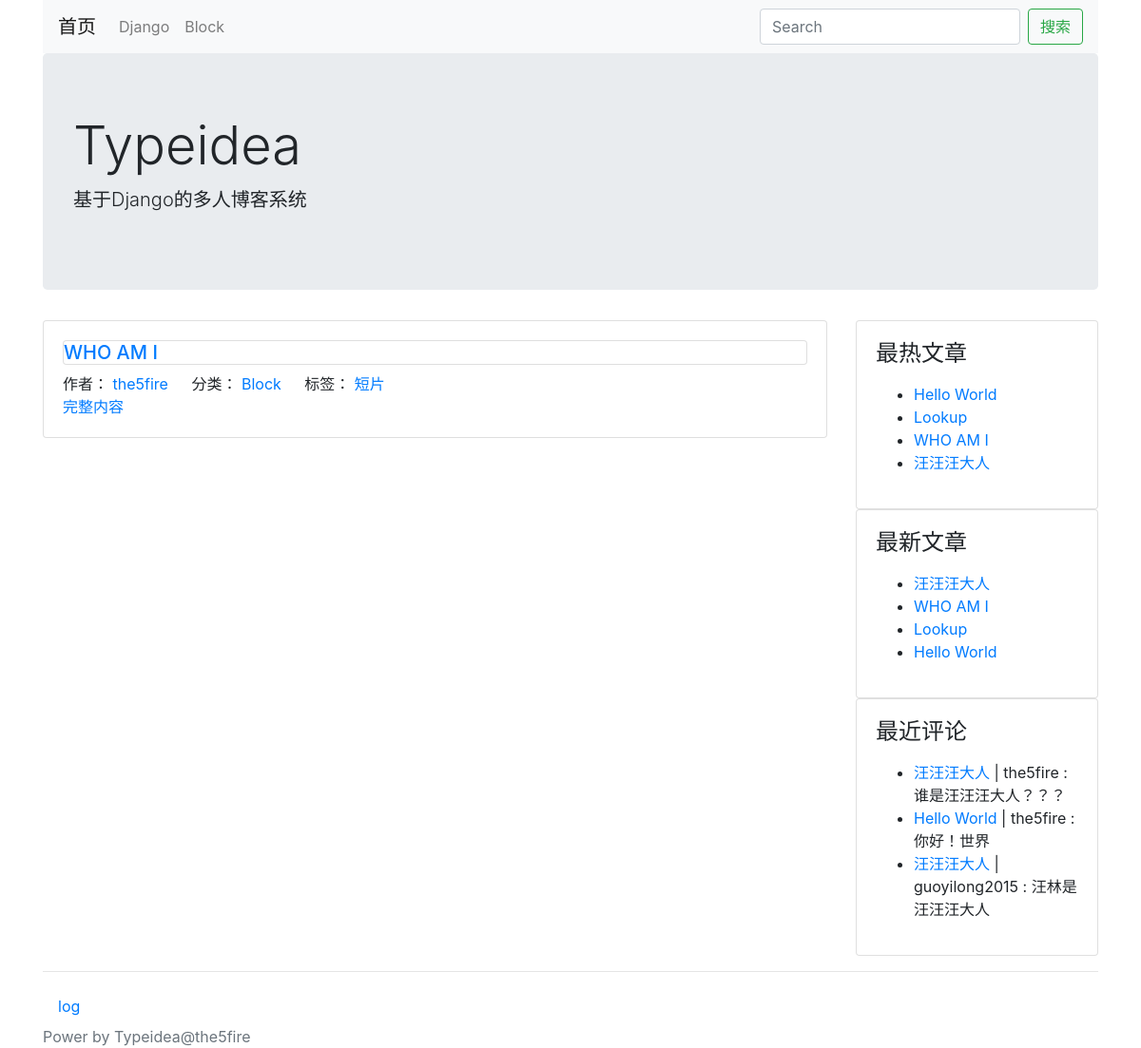
The app's page /category/2/ with its own data.
### blog/models.py (models this page shows, shortened)
class Category(models.Model):
    STATUS_NORMAL = 1
    STATUS_DELETE = 0
    STATUS_ITEMS = (
        (STATUS_NORMAL,'正常'),
        (STATUS_DELETE,'删除'),
    )
    name = models.CharField(max_length=50, verbose_name="名称")
    status = models.PositiveIntegerField(default=STATUS_NORMAL,choices=STATUS_ITEMS, verbose_name="状态")
    is_nav = models.BooleanField(default=False,verbose_name="是否为导航")
    owner = models.ForeignKey(User,verbose_name="作者")
    created_time = models.DateTimeField(auto_now_add=True,verbose_name="创建时间")
    class Meta:
        verbose_name = verbose_name_plural = '分类'
    @classmethod
    def get_navs(cls):
        categories = cls.objects.filter(status = cls.STATUS_NORMAL)
        nav_categories = []
        normal_categories = []
        for cate in categories:
            if cate.is_nav:
                nav_categories.append(cate)
            else:
                normal_categories.append(cate)
        return {
            'navs':nav_categories,
            'categories':normal_categories,
        }

class Post(models.Model):
    STATUS_NORMAL = 1
    STATUS_DELETE = 0
    STATUS_DRAFT = 2
    STATUS_ITEMS = (
        (STATUS_NORMAL, '正常'),
        (STATUS_DELETE, '删除'),
        (STATUS_DRAFT,'草稿'),
    )
    pv = models.PositiveIntegerField(default=1)
    uv = models.PositiveIntegerField(default=1)
    title = models.CharField(max_length=255, verbose_name="标题")
    desc = models.CharField(max_length=1024,blank= True,verbose_name="摘要")
    content = models.TextField(verbose_name="正文",help_text="正文必须为 MarkDown 格式")
    status = models.PositiveIntegerField(default=STATUS_NORMAL, choices=STATUS_ITEMS, verbose_name="状态")
    category = models.ForeignKey(Category,verbose_name="分类")
    tag = models.ManyToManyField(Tag,verbose_name="标签")
    owner = models.ForeignKey(User, verbose_name="作者")
    created_time = models.DateTimeField(auto_now_add=True, verbose_name="创建时间")
    class Meta:
        verbose_name = verbose_name_plural = '文章'
        ordering = ['-id']
    @staticmethod
    def get_by_category(category_id):
        try:
            category = Category.objects.get(id = category_id)
        except Category.DoesNotExist:
            category = None
            post_list = []
        else:
            post_list = category.post_set.filter(status=Post.STATUS_NORMAL).select_related('owner','category')
        return post_list,category
    @classmethod
    def latest_posts(cls):
        queryset = cls.objects.filter(status=cls.STATUS_NORMAL)
        return queryset
    @classmethod
    def hot_posts(cls):
        return cls.objects.filter(status=cls.STATUS_NORMAL).order_by('-pv')

class Tag(models.Model):
    STATUS_NORMAL = 1
    STATUS_DELETE = 0
    STATUS_ITEMS = (
        (STATUS_NORMAL, '正常'),
        (STATUS_DELETE, '删除'),
    )
    name = models.CharField(max_length=10, verbose_name="名称")
    status = models.PositiveIntegerField(default=STATUS_NORMAL, choices=STATUS_ITEMS, verbose_name="状态")
    is_nav = models.BooleanField(default=False, verbose_name="是否为导航")
    owner = models.ForeignKey(User, verbose_name="作者")
    created_time = models.DateTimeField(auto_now_add=True, verbose_name="创建时间")
    class Meta:
        verbose_name = verbose_name_plural = '标签'

### config/models.py (models this page shows, shortened)
class SideBar(models.Model):
    DISPLAY_HTML = 1
    DISPLAY_LATEST = 2
    DISPLAY_HOT = 3
    DISPLAY_COMMENT = 4
    SIDE_TYPE = (
        (DISPLAY_HTML,'HTML'),
        (DISPLAY_LATEST,'最新文章'),
        (DISPLAY_HOT,'最热文章'),
        (DISPLAY_COMMENT,'最近评论'),
    )
    STATUS_SHOW = 1
    STATUS_HIDE = 0
    STATUS_ITEMS = (
        (STATUS_SHOW, '展示'),
        (STATUS_HIDE, '隐藏'),
    )
    title = models.CharField(max_length=10, verbose_name="标题")
    display_type = models.PositiveIntegerField(default=1, choices=SIDE_TYPE, verbose_name="展示类型")
    content = models.CharField(max_length=500,blank=True, verbose_name="内容",help_text="如果设置的不是 HTML 类型，可为空")
    status = models.PositiveIntegerField(default=STATUS_SHOW,choices=STATUS_ITEMS,verbose_name="状态")
    owner = models.ForeignKey(User, verbose_name="作者")
    created_time = models.DateTimeField(auto_now_add=True, verbose_name="创建时间")
    class Meta:
        verbose_name = verbose_name_plural = '侧边栏'
    @classmethod
    def get_all(cls):
        return cls.objects.filter(status=cls.STATUS_SHOW)
    @property
    def content_html(self):
        from blog.models import Post
        from comment.models import Comment
        result = ''
        if self.display_type == self.DISPLAY_HTML:
            result = self.content
        elif self.display_type == self.DISPLAY_LATEST:
            context = {
                'posts':Post.latest_posts()
            }
            result = render_to_string('config/blocks/sidebar_posts.html',context)
        elif self.display_type == self.DISPLAY_HOT:
            context = {
                'posts': Post.hot_posts()
            }
            result = render_to_string('config/blocks/sidebar_posts.html', context)
        elif self.display_type == self.DISPLAY_COMMENT:
            context = {
                'comments': Comment.objects.filter(status=Comment.STATUS_NORMAL)
            }
            result = render_to_string('config/blocks/sidebar_comments.html', context)
        return result

### comment/models.py (models this page shows)
class Comment(models.Model):
    STATUS_NORMAL = 1
    STATUS_DELETE = 0
    STATUS_ITEMS = (
        (STATUS_NORMAL,'正常'),
        (STATUS_DELETE,'删除'),
    )
    target = models.ForeignKey(Post,verbose_name="评论目标",) #on_delete=models.CASCADE
    content=models.CharField(max_length=2000, verbose_name="内容")
    nickname = models.CharField(max_length=50,verbose_name="昵称")
    website = models.URLField(verbose_name="网站")
    email = models.EmailField(verbose_name="邮箱")
    status = models.PositiveIntegerField(default=STATUS_NORMAL,choices=STATUS_ITEMS, verbose_name="状态")
    created_time = models.DateTimeField(auto_now_add=True,verbose_name="创建时间")
    class Meta:
        verbose_name = verbose_name_plural = '评论'

### blog/views.py (the view)
# urls.py: url(r'^category/(?P<category_id>\d+)/$',post_list,name='category-list'),
def post_list(request,category_id=None,tag_id=None):
    tag = None
    category = None
    if tag_id:
        post_list,tag = Post.get_by_tag(tag_id)
    elif category_id:
        post_list ,category = Post.get_by_category(category_id)
    else:
        post_list = Post.latest_posts()
    context = {
        'category': category,
        'tag': tag,
        'post_list':post_list,
        'sidebars': SideBar.get_all(),
    }
    context.update(Category.get_navs())
    return render(request, 'blog/list.html', context=context)

### typeidea/themes/bootstrap/templates/blog/list.html (shortened to what this page needs)
{% extends "./base.html" %}
{% block main %}
    {% for post in post_list %}
        <div class="card post">
        <div class="card-body">
            <h5 class="card -title"><a href="{% url 'post-detail' post.id %}">{{ post.title }}</a></h5>
                <span class="card-link">作者：<a href="#"> {{ post.owner.username }}</a></span>
                <span class="card-link">分类：<a href="{% url 'category-list' post.category.id %}">
                    {{ post.category.name}}</a> </span>
                <span class="card-link">标签：
                    {% for tag in post.tag.all %}
                        <a href="{% url 'tag-list' tag.id %}">{{ tag.name }}</a>
                    {% endfor %}
                </span>
            <p class="card-text">{{ post.desc }}<a href="{% url 'post-detail' post.id %}">完整内容</a></p>
        </div>
        </div>
    {% endfor %}
{% endblock %}

### typeidea/themes/bootstrap/templates/blog/base.html (shortened to what this page needs)
<!DOCTYPE HTML>
<html lang="en">
<head>
    <link rel="stylesheet" href="http://cdn.bootcss.com/bootstrap/4.0.0/css/bootstrap.css">
</head>
<body>
<div class="container head">
<nav class="navbar navbar-expand-lg navbar-light bg-light">
    <a class="navbar-brand" href="/">首页</a>
    <div class="collapsed navbar-collapse" id="navbarSupportedContent">
        <ul class="navbar-nav mr-auto">
            {% for cate in navs %}
                <li class="nav-item">
                <a class="nav-link"  href="{% url 'category-list' cate.id %}">{{ cate.name }}</a>
                </li>
            {% endfor %}
        </ul>
    <form class="form-inline my-2 my-lg-0" method='GET'>
        <input class="form-control mr-sm-2" type="search" placeholder="Search"
            aria-label="Search">
        <button class="btn btn-outline-success" type="submit">搜索</button>
    </form>
    </div>
</nav>
<div class="jumbotron">
    <h1 class="display-4">Typeidea</h1>
    <p class="lead">基于Django的多人博客系统</p>
</div>
</div>
<div class="container main">
    <div class="row">
        <div class="col-9 post-list">
            {% block main %}
            {% endblock %}
        </div>
    <div class="col-3">
        {% block sidebar %}
        {% for sidebar in sidebars %}
        <div class="card sidebar">
            <div class="card-body">
                <h4 class="card-title">{{ sidebar.title }}</h4>
                <p>
                    {{ sidebar.content_html }}
                </p>
            </div>
        </div>
        {% endfor %}
        {% endblock %}
    </div>
    </div>
</div>
<footer class="footer">
    {% block footer %}
    <div class="container">
        <hr/>
        <nav class="nav category">
            {% for cate in categories %}
            <a href="{% url 'category-list' cate.id %}" class="nav-link">{{ cate.name }}</a>
            {% endfor %}
        </nav>
    </div>
<div class="container power">
    <span class="text-muted">Power by Typeidea@the5fire</span
</div>
{% endblock %}
</footer>
</body>
</html>

### typeidea/themes/bootstrap/templates/config/blocks/sidebar_posts.html
<ul>
    {% for post in posts %}
    <li><a href="/post/{{ post.id }}.html">{{ post.title }}</a>
    {% endfor %}
</ul>

### typeidea/themes/bootstrap/templates/config/blocks/sidebar_comments.html
<ul>
    {% for comment in comments %}
    <li><a href="/post/{{ comment.target_id }}.html">{{ comment.target.title }}</a> |
        {{ comment.nickname }} : {{ comment.content }}
    {% endfor %}
</ul>

### typeidea/themes/bootstrap/templates/blog/base.html (style rules this page uses)
.post { margin-bottom: 5px; }

### records on screen
Category: name "Django"
Category: name "Block"
Post: title "WHO AM I", owner.username "the5fire", category.name "Block"
Tag: name "短片"
SideBar: title "最热文章"
Post: title "Hello World"
Post: title "Lookup"
Post: title "汪汪汪大人"
SideBar: title "最新文章"
SideBar: title "最近评论"
Comment: target "汪汪汪大人", nickname "the5fire", content "谁是汪汪汪大人？？？"
Comment: target "Hello World", nickname "the5fire", content "你好！世界"
Comment: target "汪汪汪大人", nickname "guoyilong2015", content "汪林是汪汪汪大人"
Category: name "log"
